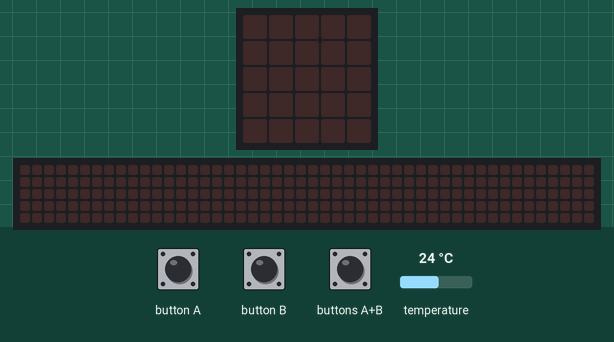
Bench run of a program on a simulated BBC micro:bit (MakeCode). Shown: the board's 5×5 LED display, a strip that is not on the board, showing the scrolling text unrolled. The test bench sets the inputs (shaded band); at power-on: temperature 24 °C. The 48×5 strip is a reading aid, not a part: it shows the text the display is scrolling, unrolled, one strip-width of it at a time; what the program prints to the serial console is not drawn.

Above: at 1.2 s.
1.3 s: button A pressed for 0.15 s
At 4.0 s:
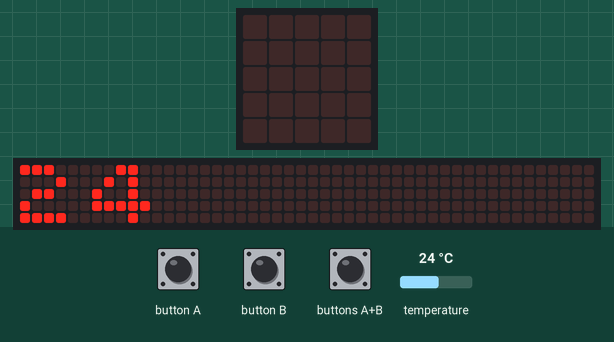
7.3 s: button B pressed for 0.15 s
10.4 s: button A pressed for 0.15 s
At 14.27 s:
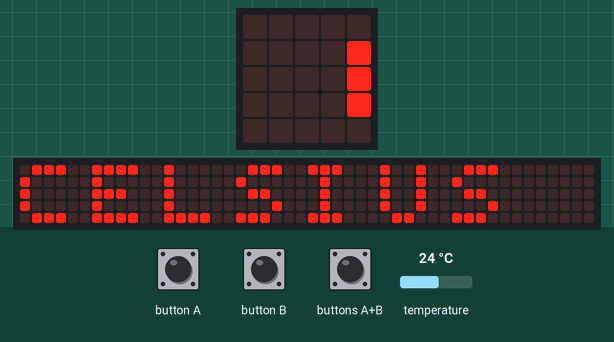
At 22.4 s:
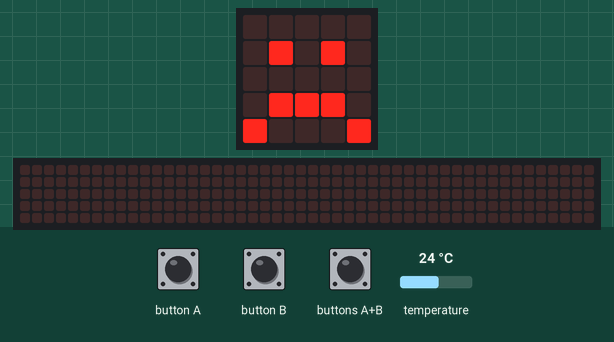

Measured:
- after the input at 1.3 s, the display: changes after 0.15 s (image 1)
- after the input at 10.4 s, the display: first differs from a run without the input after 0.95 s (image 2 shows a later state)

The program:

main.ts
```typescript
input.onButtonPressed(Button.A, function () {
    serial.writeString("" + (input.temperature()))
    basic.showString("" + (input.temperature()))
    serial.writeLine("CELSIUS")
    basic.showString("CELSIUS")
})
input.onButtonPressed(Button.AB, function () {
    if (input.temperature() > 25) {
        basic.showString("no agafar la jaqueta")
        serial.writeString("" + (images.createImage(`
            . . . . .
            . . . . .
            . . . . .
            . . . . .
            . . . . .
            `)))
    } else if (input.temperature() < 25) {

    }
})
input.onButtonPressed(Button.B, function () {
    serial.writeLine("" + (input.temperature()))
    if (input.temperature() > 25) {
        basic.showIcon(IconNames.Happy)
    } else if (input.temperature() < 25) {
        basic.showIcon(IconNames.Sad)
    }
})
```

test.ts
```typescript
// aquí va el archivo "tests"; esto no se compilará cuando este paquete se utilice como una extensión.
```
